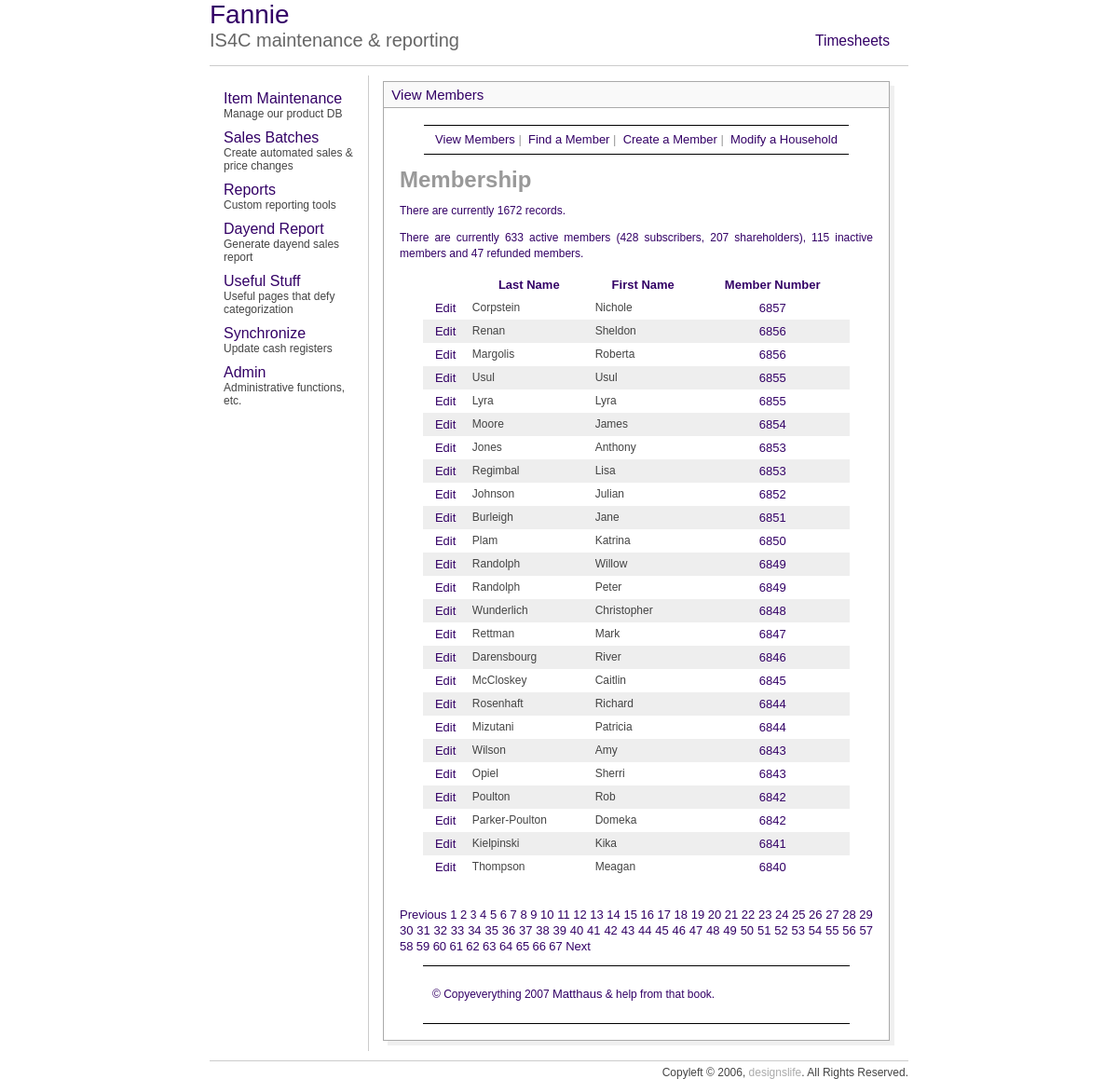
The app's page /mem/view_members.php?s=50&np=67&sort=cnd with its own data.
### tables this page shows
CREATE TABLE `custdata` (
  `CardNo` int(8) default NULL,
  `personNum` tinyint(4) NOT NULL default '1',
  `LastName` varchar(30) default NULL,
  `FirstName` varchar(30) default NULL,
  `CashBack` double NOT NULL default '60',
  `Balance` double NOT NULL default '0',
  `Discount` smallint(6) default NULL,
  `MemDiscountLimit` double NOT NULL default '0',
  `ChargeOk` tinyint(4) NOT NULL default '1',
  `WriteChecks` tinyint(4) NOT NULL default '1',
  `StoreCoupons` tinyint(4) NOT NULL default '1',
  `Type` varchar(10) NOT NULL default 'pc',
  `memType` tinyint(4) default NULL,
  `staff` tinyint(4) NOT NULL default '0',
  `SSI` double NOT NULL default '0',
  `Purchases` double NOT NULL default '0',
  `NumberOfChecks` smallint(6) NOT NULL default '0',
  `memCoupons` int(11) NOT NULL default '1',
  `blueLine` varchar(50) default NULL,
  `Shown` tinyint(4) NOT NULL default '1',
  `id` int(11) NOT NULL auto_increment,
  `modified` datetime NOT NULL,
  `phone` bigint(10) unsigned zerofill default NULL,
  `CouponOK` tinyint(1) default '0',
  PRIMARY KEY  (`id`),
  KEY `LastName` (`LastName`),
  KEY `CardNo_2` (`CardNo`,`memType`,`staff`,`id`,`personNum`)
);

### mem/view_members.php (the view, shortened to what this page needs)
<?php
echo'<h1 id="mainhead">Membership</h1>';
require_once ('../includes/mysqli_connect.php');
mysqli_select_db($db_slave, 'is4c_op');
$display = 25;
$query = "SELECT COUNT(id) FROM custdata ORDER BY cardno ASC";
$result = mysqli_query($db_slave, $query);
$row = mysqli_fetch_array($result, MYSQLI_NUM);
$num_records = $row[0];
$activeQ = "SELECT * FROM custdata WHERE memType in (1,2) AND cardno <> 3000 GROUP BY cardno";
$subscribersQ = "SELECT * FROM custdata WHERE memType = 2 AND cardno <> 3000 GROUP BY cardno";
$shareholdersQ = "SELECT * FROM custdata WHERE memType = 1 AND cardno <> 3000 GROUP BY cardno";
$inactiveQ = "SELECT * FROM custdata WHERE memType = 5 AND cardno <> 3000 GROUP BY cardno";
$refundQ = "SELECT * FROM custdata WHERE memType = 4 AND cardno <> 3000 GROUP BY cardno";
$activeR = mysqli_query($db_slave, $activeQ);
$inactiveR = mysqli_query($db_slave, $inactiveQ);
$refundR = mysqli_query($db_slave, $refundQ);
$subscribersR = mysqli_query($db_slave, $subscribersQ);
$shareholdersR = mysqli_query($db_slave, $shareholdersQ);
$subscribers = mysqli_num_rows($subscribersR);
$shareholders = mysqli_num_rows($shareholdersR);
$active = mysqli_num_rows($activeR);
$inactive = mysqli_num_rows($inactiveR);
$refund = mysqli_num_rows($refundR);
if (isset($_GET['np'])) {
	$num_pages = $_GET['np'];
} else {
	if ($num_records > $display) {
		$num_pages = ceil ($num_records/$display);
	} else {
		$num_pages = 1;
	}
}
if (isset($_GET['s'])) {
	$start = $_GET['s'];
} else {
	$start = 0;
}
$link1 = "{$_SERVER['PHP_SELF']}?sort=lna";
$link2 = "{$_SERVER['PHP_SELF']}?sort=fna";
$link3 = "{$_SERVER['PHP_SELF']}?sort=cna";
if (isset($_GET['sort'])) {
	switch ($_GET['sort']) {
		case 'cnd':
		$order_by = 'CardNo DESC';
		$link3 = "{$_SERVER['PHP_SELF']}?sort=dra";
		break;
	}
	$sort = $_GET['sort'];
} else {
	$order_by = 'CardNo DESC';
	$sort = 'cnd';
}
$query = "SELECT LastName, FirstName, CardNo, id FROM custdata WHERE CardNo != 9999 AND CardNo != 99999 ORDER BY $order_by LIMIT $start, $display";
$result = mysqli_query($db_slave, $query);
echo "<p>There are currently $num_records records.</p>\n";
echo "<p>There are currently $active active members ($subscribers subscribers, $shareholders shareholders), $inactive inactive members and $refund refunded members.</p>\n";
echo '<table align="center" width="90%" cellspacing="0" cellpadding="5">
<tr>
<td align="center"><b></b></td>
<td align="center"><b><a href="' . $link1 . '&s=' . $start . '&np=' . $num_pages . '">Last Name</a></b></td>
<td align="center"><b><a href="' . $link2 . '&s=' . $start . '&np=' . $num_pages . '">First Name</a></b></td>
<td align="center"><b><a href="' . $link3 . '&s=' . $start . '&np=' . $num_pages . '">Member Number</a></b></td>
</tr>';
$bg = '#eeeeee';
while ($row = mysqli_fetch_array ($result, MYSQLI_ASSOC)) {
	$bg = ($bg=='#eeeeee' ? '#ffffff' : '#eeeeee');
	echo '<tr bgcolor="' . $bg . '">
	<td align="center"><a href="edit_member.php?id=' . $row['id'] . '">Edit</a></td>
	<td align="left">' . $row['LastName'] . '</td>
	<td align="left">' . $row['FirstName'] . '</td>
	<td align="center"><a href="modify_household.php?cardno=' . $row['CardNo'] . '">' . $row['CardNo'] . ' </a></td>
	</tr>';
}
echo '</table>';
if ($num_pages > 1) {
	echo '<br /><p>';
	$current_page = ($start/$display) + 1;
	if ($current_page != 1) {
		echo '<a href="view_members.php?s=' . ($start - $display) . '&np=' . $num_pages . '&sort=' . $sort . '">Previous</a> ';
	}
	for ($i = 1; $i <= $num_pages; $i++) {
		if ($i != $current_page) {
		echo '<a href="view_members.php?s=' . ($display * ($i - 1)) . '&np=' . $num_pages . '&sort=' . $sort . '">' . $i . '</a> ';
		} else {
			echo $i . ' ';
		}
	}
	if ($current_page != $num_pages) {
		echo '<a href="view_members.php?s=' . ($start + $display) . '&np=' . $num_pages . '&sort=' . $sort . '">Next</a> ';
	}
	echo '</p>';
}
?>

### includes/style.css (style rules this page uses)
p { font: "Arial,Lucida"; color:330066; font-size: 1em; line-height: 1.4em; }
body { font-family:arial; font-size:12px; cursor:default; color:AAAAAA; }
td { font-family:arial; font-size:12px; cursor:default; color:444444; }
a { color:330066; text-decoration:none; font-size:13px }

### mem/includes/layout.css (style rules this page uses)
body { font: 12px "Lucida Sans Unicode", Verdana, sans-serif; color: #333333; background: #FFF; margin: 0; padding: 0; }
#wrapper { margin: 0 auto; }
#content { margin: 0 25px 0 25px; padding: 1px; }
div#navbar1 { height: 30px; width: 100%; border-top: solid #000 1px; border-bottom: solid #000 1px; font-family: Arial, Helvetica, sans-serif; font-size: small; text-align: center; padding: 0px; margin: 0px; white-space: nowrap; line-height: 30px; }
#footer { border-bottom: 1px solid #000; border-top: 1px solid #000; margin: 0 25px 0 25px; padding: 10px; }

### records on screen
custdata: LastName "Corpstein", FirstName "Nichole", CardNo "6857"
custdata: LastName "Renan", FirstName "Sheldon", CardNo "6856"
custdata: LastName "Margolis", FirstName "Roberta", CardNo "6856"
custdata: LastName "Usul", FirstName "Usul", CardNo "6855"
custdata: LastName "Lyra", FirstName "Lyra", CardNo "6855"
custdata: LastName "Moore", FirstName "James", CardNo "6854"
custdata: LastName "Jones", FirstName "Anthony", CardNo "6853"
custdata: LastName "Regimbal", FirstName "Lisa", CardNo "6853"
custdata: LastName "Johnson", FirstName "Julian", CardNo "6852"
custdata: LastName "Burleigh", FirstName "Jane", CardNo "6851"
custdata: LastName "Plam", FirstName "Katrina", CardNo "6850"
custdata: LastName "Randolph", FirstName "Willow", CardNo "6849"
custdata: LastName "Randolph", FirstName "Peter", CardNo "6849"
custdata: LastName "Wunderlich", FirstName "Christopher", CardNo "6848"
custdata: LastName "Rettman", FirstName "Mark", CardNo "6847"
custdata: LastName "Darensbourg", FirstName "River", CardNo "6846"
custdata: LastName "McCloskey", FirstName "Caitlin", CardNo "6845"
custdata: LastName "Rosenhaft", FirstName "Richard", CardNo "6844"
custdata: LastName "Mizutani", FirstName "Patricia", CardNo "6844"
custdata: LastName "Wilson", FirstName "Amy", CardNo "6843"
custdata: LastName "Opiel", FirstName "Sherri", CardNo "6843"
custdata: LastName "Poulton", FirstName "Rob", CardNo "6842"
custdata: LastName "Parker-Poulton", FirstName "Domeka", CardNo "6842"
custdata: LastName "Kielpinski", FirstName "Kika", CardNo "6841"
custdata: LastName "Thompson", FirstName "Meagan", CardNo "6840"

### other values on screen
$num_records "1672"
$active "633"
$subscribers "428"
$shareholders "207"
$inactive "115"
$refund "47"
